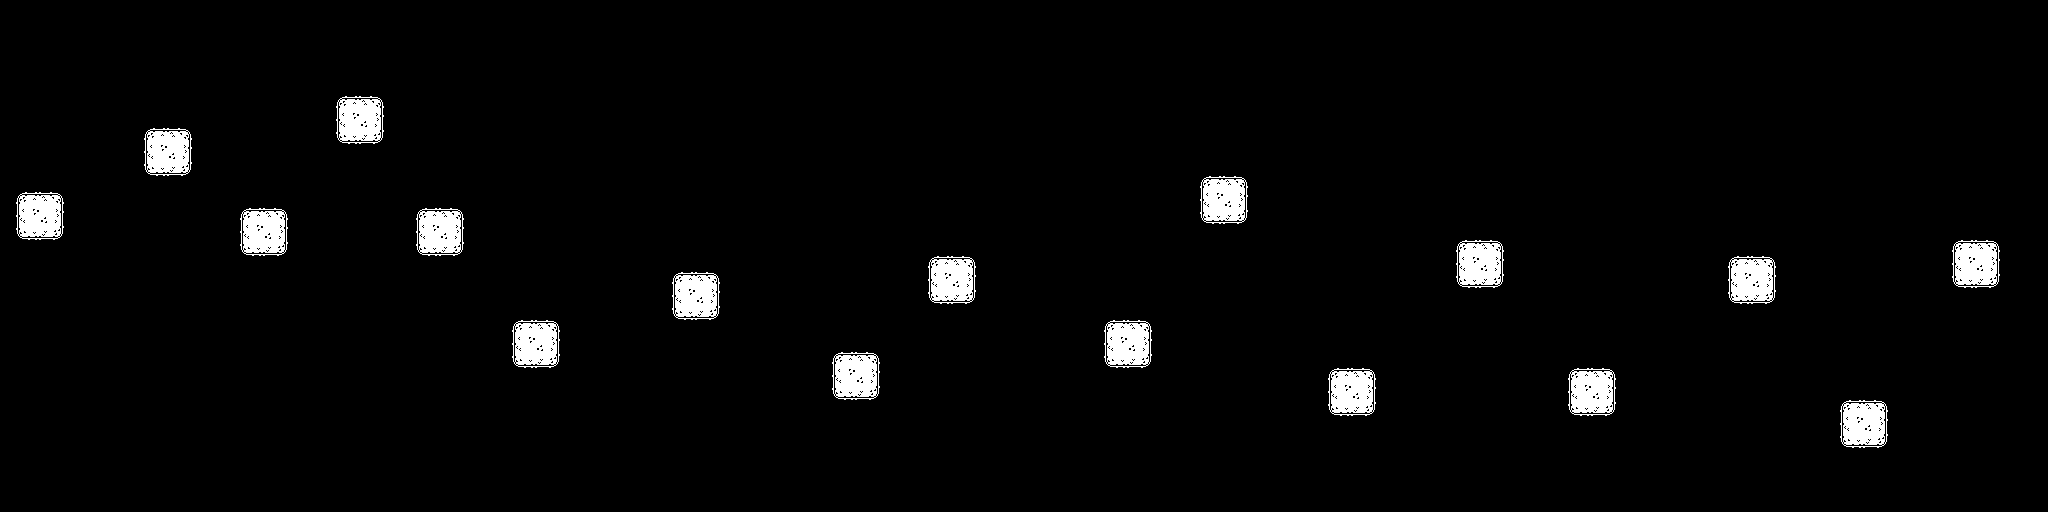

Tiled map render using the project's own tile images. Description and the map definition, with tile-layer contents summarised, below:
An orthogonal 128x32 tile map with 16x16 px tiles, 1 tile layer (Tile Layer 1) and 1 object (Player).

<map version="1.10" tiledversion="1.12.1" orientation="orthogonal" renderorder="right-down" width="128" height="32" tilewidth="16" tileheight="16" infinite="0" nextlayerid="3" nextobjectid="2">
 <editorsettings>
  <export target="../assets/maps/TestMap.tmj" format="json" />
 </editorsettings>
 <tileset firstgid="1" source="../tilesets/tileset_01.tsx" />
 <layer id="1" name="Tile Layer 1" width="128" height="32">
  <data>[4096 cells, 153 non-empty, 9 distinct tile ids]</data>
 </layer>
 <objectgroup id="2" name="Spawn">
  <object id="1" name="Player" x="40" y="183.144">
   <point />
  </object>
 </objectgroup>
</map>
